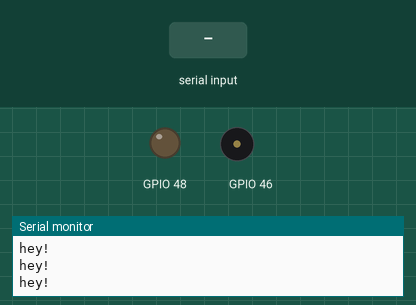
The sketch below on a simulated ESP32. On the bench: output pins drawn as LEDs (lit = HIGH), buzzer (waves = sounding), the last lines printed to the serial monitor. The test bench sets the inputs (shaded band).

Above: at 1.8 s.
1.9 s: "ledon\n" received over Serial
At 2.3 s:
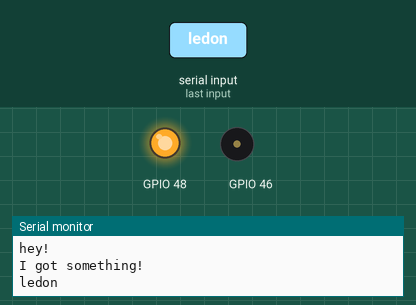
3.5 s: "beep\n" received over Serial
At 3.6 s:
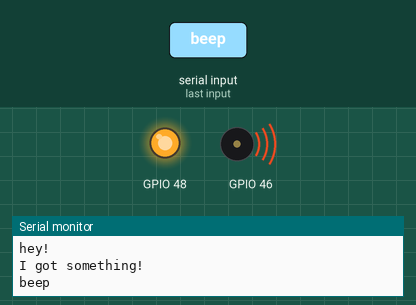
5.2 s: "ledoff\n" received over Serial
At 6.2 s:
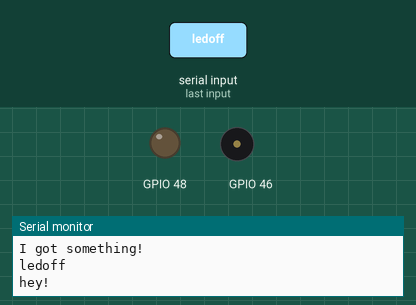
7.0 s: "beep\n" received over Serial
At 7.1 s:
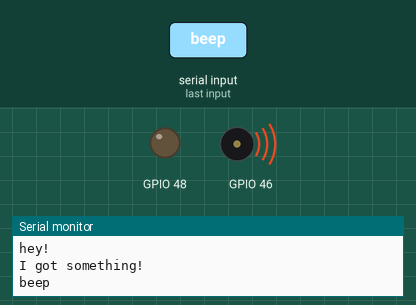
Timing chart, 0 to 9.7 s (numbered marks = the images above; inputs shaded):
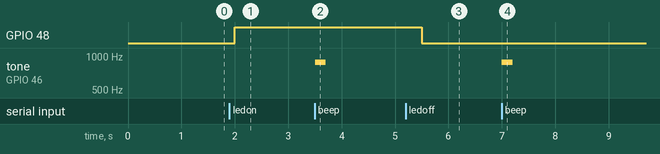

The sketch:

barduino_additional_serial.ino
```cpp
String content = "";

void setup() {
  Serial.begin(9600);
  Serial1.begin(9600, SERIAL_8N1, 12, 13); // Rx 12, Tx 13

  pinMode(48, OUTPUT);
}

void loop() {
  Serial.println("hey!");

  if (Serial.available()) {
    Serial.println("I got something! ");
    content = Serial.readStringUntil('\n');
    Serial.println(content);

    Serial1.print("I got this ");
    Serial1.println(content);
  }

  if (content == "ledon") {
    digitalWrite(48, HIGH);
  } else if (content == "ledoff") {
    digitalWrite(48, LOW);
  } else if (content == "beep") {
    tone(46, 880, 200);
  }

  content = "";

  delay(500);
}
```

Measured:
- after the input at 1.9 s, GPIO 48: LOW → HIGH after 0.10 s
- after the input at 3.5 s, tone on GPIO 46: silent → 880 Hz at once, → silent 0.20 s later
- after the input at 5.2 s, GPIO 48: HIGH → LOW after 0.30 s
- after the input at 7.0 s, tone on GPIO 46: silent → 880 Hz at once, → silent 0.20 s later
